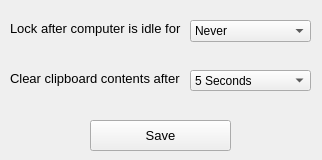
<?xml version="1.0" encoding="UTF-8"?>
<ui version="4.0">
 <class>Form</class>
 <widget class="QWidget" name="Form">
  <property name="geometry">
   <rect>
    <x>0</x>
    <y>0</y>
    <width>322</width>
    <height>160</height>
   </rect>
  </property>
  <property name="windowTitle">
   <string>Settings</string>
  </property>
  <widget class="QLabel" name="lblLock">
   <property name="geometry">
    <rect>
     <x>10</x>
     <y>20</y>
     <width>181</width>
     <height>16</height>
    </rect>
   </property>
   <property name="font">
    <font>
     <pointsize>10</pointsize>
    </font>
   </property>
   <property name="text">
    <string>Lock after computer is idle for</string>
   </property>
  </widget>
  <widget class="QLabel" name="lblClipboard">
   <property name="geometry">
    <rect>
     <x>10</x>
     <y>70</y>
     <width>181</width>
     <height>16</height>
    </rect>
   </property>
   <property name="font">
    <font>
     <pointsize>10</pointsize>
    </font>
   </property>
   <property name="text">
    <string>Clear clipboard contents after</string>
   </property>
  </widget>
  <widget class="QComboBox" name="cboxClipboard">
   <property name="geometry">
    <rect>
     <x>190</x>
     <y>70</y>
     <width>121</width>
     <height>21</height>
    </rect>
   </property>
   <item>
    <property name="text">
     <string>5 Seconds </string>
    </property>
   </item>
   <item>
    <property name="text">
     <string>10  Seconds</string>
    </property>
   </item>
   <item>
    <property name="text">
     <string>15 Seconds</string>
    </property>
   </item>
   <item>
    <property name="text">
     <string>20 Seconds</string>
    </property>
   </item>
   <item>
    <property name="text">
     <string>30 Seconds</string>
    </property>
   </item>
   <item>
    <property name="text">
     <string>45 Seconds</string>
    </property>
   </item>
   <item>
    <property name="text">
     <string>1 Minute</string>
    </property>
   </item>
   <item>
    <property name="text">
     <string>90 Seconds</string>
    </property>
   </item>
   <item>
    <property name="text">
     <string>2 Minutes</string>
    </property>
   </item>
  </widget>
  <widget class="QComboBox" name="cboxLock">
   <property name="geometry">
    <rect>
     <x>190</x>
     <y>20</y>
     <width>121</width>
     <height>22</height>
    </rect>
   </property>
   <item>
    <property name="text">
     <string>Never</string>
    </property>
   </item>
   <item>
    <property name="text">
     <string>30 Seconds</string>
    </property>
   </item>
   <item>
    <property name="text">
     <string>1 Minute</string>
    </property>
   </item>
   <item>
    <property name="text">
     <string>3 Minutes</string>
    </property>
   </item>
   <item>
    <property name="text">
     <string>5 Minutes</string>
    </property>
   </item>
   <item>
    <property name="text">
     <string>10 Minutes</string>
    </property>
   </item>
   <item>
    <property name="text">
     <string>30 Minutes</string>
    </property>
   </item>
   <item>
    <property name="text">
     <string>1 Hour</string>
    </property>
   </item>
   <item>
    <property name="text">
     <string>2 Hours</string>
    </property>
   </item>
  </widget>
  <widget class="QPushButton" name="btnSave">
   <property name="geometry">
    <rect>
     <x>90</x>
     <y>120</y>
     <width>141</width>
     <height>31</height>
    </rect>
   </property>
   <property name="font">
    <font>
     <pointsize>10</pointsize>
    </font>
   </property>
   <property name="text">
    <string>Save</string>
   </property>
  </widget>
 </widget>
 <resources/>
 <connections/>
</ui>
